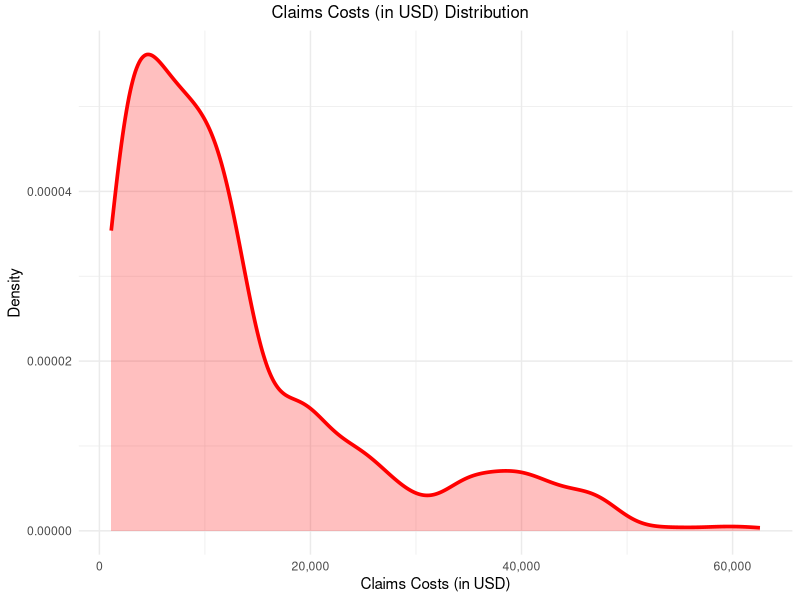

The R source for this figure:
## ---- chunk 1
#| results: "hide"
#| label: "data-preparation"
#| message: false
#| echo: false

#import libraries
library(readr)
library(dplyr)
library(ggplot2)
library(psych)
library(scales)
library(modelr)
library(glmnet)
library(ggpubr)
library(kableExtra)
library(knitr)

#load data
insurance_data_s26 <- read_csv("insurance_data_S26.csv")
insurance_valdiation <- read_csv("insurance_data_validation_S26.csv")
## ---- chunk 2
#| label: "data-exploration-1"
#| results: "hide"
#| echo: false
insurance_data_s26 <- insurance_data_s26 %>% select(-c(`...1`))

names(insurance_data_s26)
str(insurance_data_s26)
summary(insurance_data_s26)
## ---- chunk 3
#| label: "data-cleaning"
#| results: "hide"
#| echo: false

#evaluate missingness + check dimensions
dim(insurance_data_s26)
insurance_data_s26_clean <- insurance_data_s26 %>% filter(!is.na(charges))
dim(insurance_data_s26_clean)

#transform dummies
insurance_data_s26_clean <- insurance_data_s26_clean %>% mutate(
  male = ifelse(sex == "male", 1, 0), 
  smoker = ifelse(smoker == "no", 0, 1)
) %>% select(-c(sex))
## ---- chunk 4
#| label: "tbl-data-summary"
#| echo: false

#needs formated!!!
tbl <- describe(insurance_data_s26_clean)
tbl <- tbl %>% select(c(n, min, median, mean, max, sd)) %>% filter(rownames(tbl) != "region*" & rownames(tbl) != "caseID")
tbl <- tbl %>% slice(5, 1:4, 6:10)
tbl <- kable(tbl, col.names = 
            c("", "Count", "Minimum", "Median", "Mean", "Maximum", "Std. Dev."),
            digits = 3, 
            format.args = list(big.mark = ",")) %>% row_spec(1, bold = TRUE) %>%
  kable_classic() %>% 
  kable_styling(bootstrap_options = c("striped", "hover", "condensed")) 
tbl
## ---- chunk 5
#| label: "fig-data-dispersion"
#| echo: false
#| fig-cap: "Distribution of Claim Costs"

dens <- ggplot(insurance_data_s26_clean, aes(charges)) + geom_density(color = "red", linewidth = 1.25, fill = "red", alpha = .25) + labs(
  x = "Claims Costs (in USD)", 
  y = "Density", 
) + theme_minimal() + scale_y_continuous(labels = comma) + scale_x_continuous(labels = comma)

dens <- annotate_figure(dens, top = text_grob("Claims Costs (in USD) Distribution"))
dens

## ---- chunk 6
#| label: "transform-outcome"
#| results: "hide"
#| echo: false

insurance_data_s26_clean <- insurance_data_s26_clean %>% mutate(
  log_charges = log(charges + 1)
)

## ---- chunk 7
#| label: "data-split"
#| results: "hide"
#| echo: false

set.seed(12345) #set seed
train_index <- sample(
  x = 1:nrow(insurance_data_s26_clean), 
  size = floor(0.8*nrow(insurance_data_s26_clean))) 

#training and validation sets
insurance_train <- insurance_data_s26_clean[train_index, ]
insurance_test <- insurance_data_s26_clean[-train_index, ]

#sub-split for LASSO
insurance_train_input <- model.matrix(log_charges ~ . -caseID -charges, data = insurance_train)
insurance_train_output <- insurance_train$log_charges

insurance_test_input <- model.matrix(log_charges ~ . -caseID -charges, data = insurance_test )
insurance_test_output <- insurance_test$log_charges

## ---- chunk 8
#| label: "model-sws-aic"
#| results: "hide"
#| message: false
#| echo: false
#prep models
nullModel <- lm(log_charges ~ 1, data = insurance_train)
fullModel <- lm(log_charges ~ . -caseID -charges, data = insurance_train)

#final model build
model1 <- step(
  object = nullModel, 
  scope = list(
    lower = nullModel, 
    upper = fullModel
  ), 
  data = insurance_train, 
  direction = "both",
  k = 2, 
  trace = 0
)

summary(model1)

## ---- chunk 9
#| label: "model-lasso"
#| results: "hide"
#| message: false
#| echo: false

#set seed
set.seed(54321)

#build model
model2 <- cv.glmnet(
  x = insurance_train_input, 
  y = insurance_train_output, 
  family = "gaussian", 
  alpha = 1, 
  lambda = NULL, 
  standardize = TRUE, 
  nfolds = 10
)

model2 <- predict(model2, s = model2$lambda.1se, type = "coefficients")
model2 <- data.frame(name = model2@Dimnames[[1]][model2@i + 1], coefficient = model2@x)
model2

## ---- chunk 10
#| label: "model-1-validation"
#| results: "hide"
#| echo: false

#predict values
model1_predicted <- predict(model1, newx = insurance_test)

#calculate R^2
r_squared_value <- summary(model1)$r.squared

print(r_squared_value)

#calculate RMSE

mse_value <- mean(residuals(model1))
rmse_value <- mse_value^2

print(mse_value)
print(rmse_value)
## ---- chunk 11
#| label: "validation-set-clean"
#| results: "hide"
#| echo: false

insurance_valdiation <- insurance_valdiation %>% filter(!is.na(charges))
dim(insurance_valdiation)

#transform dummies
insurance_valdiation <- insurance_valdiation %>% mutate(
  male = ifelse(sex == "male", 1, 0), 
  smoker = ifelse(smoker == "no", 0, 1)
) %>% select(-c(sex))


#transform outcome
insurance_valdiation <- insurance_valdiation %>% mutate(
  log_charges = log(charges + 1)
)
